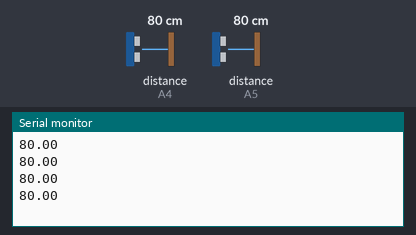
Simulated run of this sketch. Board: Arduino Uno, built with avr-gcc and run on an emulated ATmega328P. Shown: the last lines printed to the serial monitor. Inputs (shaded band) come from the test bench; at power-on: distance to the obstacle (sensors on A4, A5) 80 cm.

Above: at 6.2 s.
6.3 s: distance to the obstacle (sensor on A4) set to 2 cm
At 7.6 s:
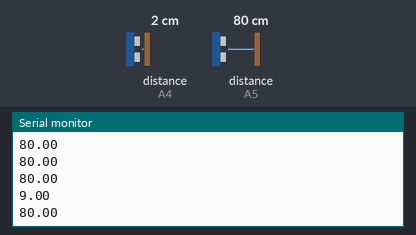
7.8 s: distance to the obstacle (sensor on A5) set to 18 cm
At 9.0 s:
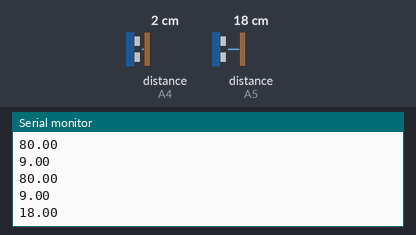
9.3 s: distance to the obstacle (sensor on A4) set to 35 cm
At 9.3 s:
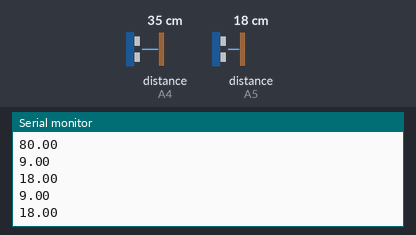
10.8 s: distance to the obstacle (sensor on A5) set to 60 cm
At 12.1 s:
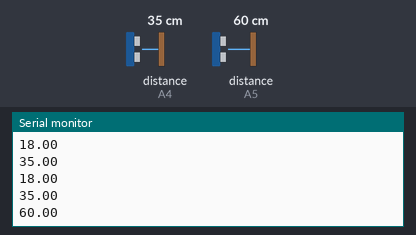
Timing chart, 0 to 13.3 s (numbered marks = the images above; inputs shaded):
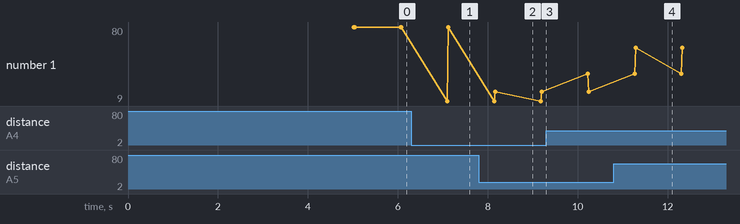

The sketch:

irsensor_testonebyone.ino
```cpp
//import the library in the sketch
#include <SharpIR.h>

//Create a new instance of the library
//Call the sensor "sensor"
//The model of the sensor is "GP2YA41SK0F"
//The sensor output pin is attached to the pin A0
SharpIR sensorFrontRight( SharpIR:: GP2Y0A21YK0F, A0);
SharpIR sensorFrontLeft( SharpIR:: GP2Y0A21YK0F, A1);
SharpIR sensorLongRight( SharpIR:: GP2Y0A02YK0F, A2);
SharpIR sensorFrontMiddle( SharpIR:: GP2Y0A21YK0F, A3);
SharpIR sensorLeftBack( SharpIR:: GP2Y0A21YK0F, A4);
SharpIR sensorLeftFront( SharpIR:: GP2Y0A21YK0F, A5);

void setup()
{
  delay(5000);
  Serial.begin( 9600 ); //Enable the serial comunication
}

void loop()
{
    //double vol = analogRead(A0); //Calculate the distance in centimeters and store the value in a variable
    //Serial.println(vol); //Print the value to the serial monitor
    //double disFL = sensorFrontLeft.getDistance();
    //Serial.println(disFL);
    //double disFM = sensorFrontMiddle.getDistance();
    //Serial.println(disFM);
    //double disFR = sensorFrontRight.getDistance();
    //Serial.println(disFR);
    double disLB = sensorLeftBack.getDistance();
    Serial.println(disLB);
    double disLF = sensorLeftFront.getDistance();
    Serial.println(disLF);
    delay(1000);
}
```

Measured:
- after the input at 6.3 s, the serial monitor: prints a new line after 0.80 s (image 1)
- after the input at 7.8 s, the serial monitor: prints a new line after 0.36 s (image 2)
- after the input at 10.8 s, the serial monitor: prints a new line after 0.49 s (image 4)
- plotted number 1: 80 → 18 after the input at 7.8 s, 18 → 60 after the input at 10.8 s
